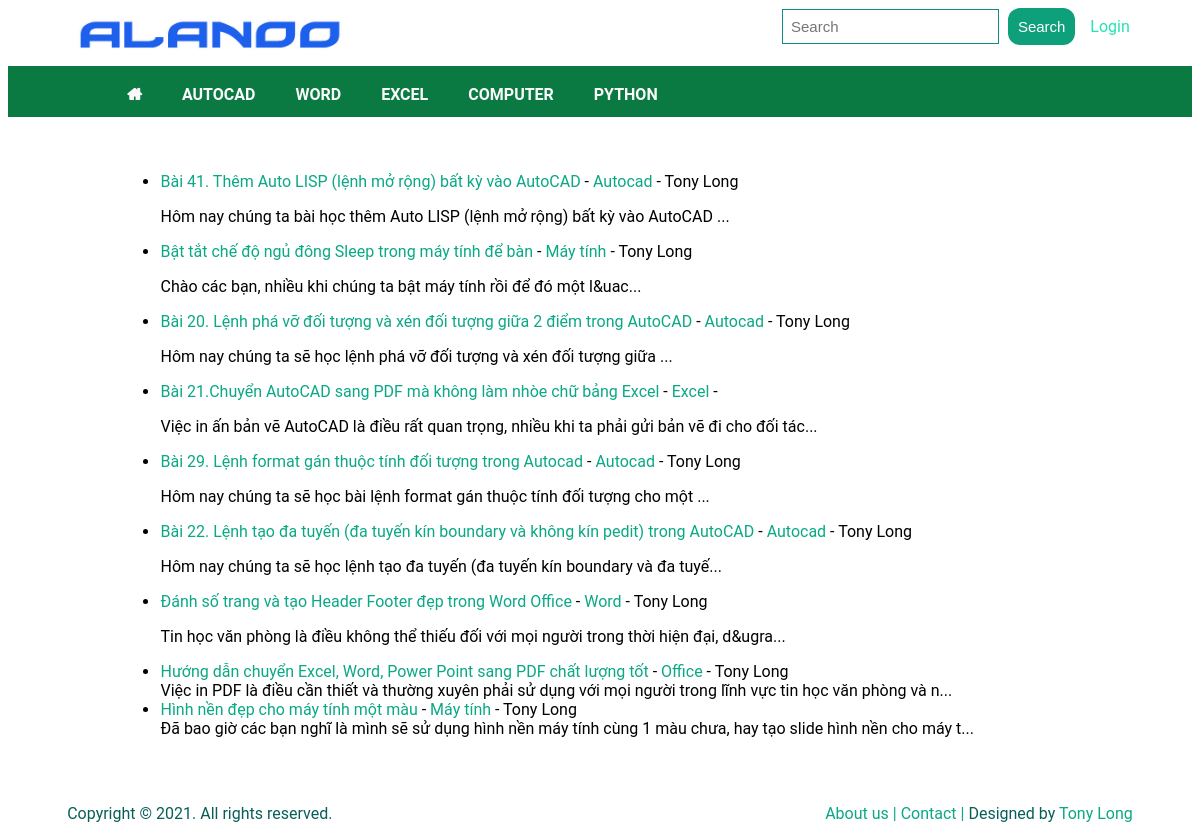
The page / on the database its author committed.
### myblog/models.py (models this page shows, shortened)
class Post(models.Model):
    title = models.CharField(max_length=255)
    header_image = models.ImageField(null=True, blank=True, upload_to='images/')
    title_tag = models.CharField(max_length=255)
    author = models.ForeignKey(User, on_delete=models.CASCADE)
    body = RichTextField(blank=True, null=True)
    post_date = models.DateField(auto_now_add=True)
    category = models.CharField(max_length=255, default='coding')
    snippet = models.CharField(max_length=255, default='Click link above to read blog post...')
    likes = models.ManyToManyField(User, related_name='blog_posts')

### myblog/views.py (the view, shortened to what this page needs)
# urls.py: path('', HomeView.as_view(), name='home'),
class HomeView(ListView):
    model = Post
    template_name = 'home.html'
    ordering = ['-post_date']

### templates/home.html (shortened to what this page needs)
{% extends 'base.html' %}
{% block content %}
<div class="container">
    <ul>
        {% for post in object_list %}
            <li>
                <a href="{% url 'article-detail' post.pk %}">{{ post.title }}</a>
                - <a href="{% url 'category' post.category|slugify %}">{{ post.category }}</a>
                - {{ post.author.last_name }} {{ post.author.first_name }}
                <br>
                {{ post.body|slice:':110'|safe }}...
            </li>
        {% endfor %}
    </ul>
</div>
{% endblock %}

### templates/base.html (shortened to what this page needs)
{% load static %}
<!doctype html>
<html lang="en">
  <head>
    <link rel="stylesheet" href="https://cdnjs.cloudflare.com/ajax/libs/font-awesome/4.7.0/css/font-awesome.min.css">
    <link href="{% static 'css/style.css' %}" rel="stylesheet">
  </head>
  <body>
	  {% include 'header.html' %}
    {% include 'nav.html' %}
    <br> <br/>
    <div class="container">
      {% block content %}
      {% endblock %}
    </div>
	  {% include 'footer.html' %}
  </body>
</html>

### templates/header.html (shortened to what this page needs)
{% load static %}
<div class="header">
    <div class="container">
        <form class="main-header">
            <a class="img" href="{% url 'home' %}"> <img src="{% static 'images/ico/alanoo-home.png' %}" alt=""> </a>
            <div class="header-r">
                <input class="input-search" type="text" placeholder="Search" aria-label="Search">
                <button class="btn-search" type="submit">Search</button>
                {% if user.is_authenticated %}
                    <a class="nav-link" id='nav-right' href="{% url 'logout' %}"> Logout</a>
                {% else %}
                    <a class="nav-link" id='nav-right' href="{% url 'login' %}"> Login</a>
                {% endif %}
            </div>
        </form>
    </div>
</div>

### templates/nav.html (shortened to what this page needs)
<div class="navbar">
  <div class="container">
    <div class="main-nav">
      <ul>
        <li>
          <a class="fa fa-home" aria-hidden="true" href="{% url 'home' %}"></a>
        </li>
        <li>
          <a class="nav-items" href="#" id="nav-items">Autocad </a>
        </li>
        <li>
          <a class="nav-items" href="#" id="nav-items"> Word </a>
        </li>
        <li>
          <a class="nav-items" href="#" id="nav-items"> Excel </a>
        </li>
        <li>
          <a class="nav-items" href="#" id="nav-items"> Computer </a>
        </li>
        <li>
          <a class="nav-items" href="#" id="navbarDropdown">
            Python
          </a>
        </li>
      </ul>
    </div>
  </div>
</div>

### templates/footer.html
<footer class="footer">
    <div class="container">
        <div class="column-left">Copyright © 2021. All rights reserved.</div>
        <div class="column-right">
            <a target="_blank" href="{% url 'about' %}">About us |</a>
            <a target="_blank" href="{% url 'contact' %}">Contact |</a>
            Designed by <a target="_blank" href="https://www.facebook.com/TonyLongNB/">Tony Long</a>
        </div>
    </div>
</footer>

### static/css/style.css (style rules this page uses)
body { font-family: 'Roboto', sans-serif; position: relative; font-weight: 400; }
.container { width: auto; }
p, h1, h2, h3, h4, h5, h6 { text-align: justify; text-justify: inter-word; }
a { text-decoration: none; color: #0ba886; }
img { max-width:100%; }
@media (min-width: 1200px) { .container { padding-left: 5%; padding-right: 5%; } }
@media (min-width: 1200px) { .header img { width: 25%; height: auto; padding: 10px; } }
@media (min-width: 1200px) { .header input[type=text] { padding: 8px; border: 1px solid #108d87; margin-right: 5px; font-size: 15px; } }
@media (min-width: 1200px) { .btn-search { background-color: #0da07b; border: none; border-radius: 12px; color: white; padding: 10px 10px; text-align: center; text-decoration: none; display: inline-block; font-size: 15px; } }
@media (min-width: 1200px) { .header-r { display: inline; float: right; } }
@media (min-width: 1200px) { .header-r a { color: rgb(36, 226, 179); padding: 3px 3px 3px 3px; line-height: 2.2; text-decoration: none; } }
@media (min-width: 1200px) { .navbar { overflow: hidden; background-color: rgb(10, 122, 66); color: aliceblue; clear: both; position: relative; height: 45px; margin-top: 1px; margin-bottom: 1px; padding: 3px 3px 3px 0px; } }
@media (min-width: 1200px) { .main-nav ul { list-style-type: none; overflow: hidden; width: 100%; } }
@media (min-width: 1200px) { .main-nav li { float: left; } }
@media (min-width: 1200px) { .main-nav li a { display: inline; color: rgb(250, 250, 250); text-transform: uppercase; position: relative; font-weight: 700; padding: 10px 10px 10px 10px; margin: 10px 10px 10px 10px; text-align: center; } }
@media (min-width: 1200px) { .footer { color: rgb(8, 95, 88); clear: both; position: relative; height: auto; padding-top: 50px; margin-bottom: 0px; bottom: 0px; } }
@media (min-width: 1200px) { .footer .column-left { float: left; text-decoration: none; } }
@media (min-width: 1200px) { .footer .column-right { float: right; text-decoration: none; } }

### rows shown on the page
Post: title "Bài 41. Thêm Auto LISP (lệnh mở rộng) bất kỳ vào AutoCAD", category "Autocad", author.last_name "Tony", author.first_name "Long", body "Hôm nay chúng ta bài học thêm Auto LISP (lệnh mở rộng) bất kỳ vào AutoCAD"
Post: title "Bật tắt chế độ ngủ đông Sleep trong máy tính để bàn", category "Máy tính", author.last_name "Tony", author.first_name "Long", body "Chào các bạn, nhiều khi chúng ta bật máy tính rồi để đó một l&uac"
Post: title "Bài 20. Lệnh phá vỡ đối tượng và xén đối tượng giữa 2 điểm trong AutoCAD", category "Autocad", author.last_name "Tony", author.first_name "Long", body "Hôm nay chúng ta sẽ học lệnh phá vỡ đối tượng và xén đối tượng giữa"
Post: title "Bài 21.Chuyển AutoCAD sang PDF mà không làm nhòe chữ bảng Excel", category "Excel", body "Việc in ấn bản vẽ AutoCAD là điều rất quan trọng, nhiều khi ta phải gửi bản vẽ đi cho đối tác"
Post: title "Bài 29. Lệnh format gán thuộc tính đối tượng trong Autocad", category "Autocad", author.last_name "Tony", author.first_name "Long", body "Hôm nay chúng ta sẽ học bài lệnh format gán thuộc tính đối tượng cho một"
Post: title "Bài 22. Lệnh tạo đa tuyến (đa tuyến kín boundary và không kín pedit) trong AutoCAD", category "Autocad", author.last_name "Tony", author.first_name "Long", body "Hôm nay chúng ta sẽ học lệnh tạo đa tuyến (đa tuyến kín boundary và đa tuyế"
Post: title "Đánh số trang và tạo Header Footer đẹp trong Word Office", category "Word", author.last_name "Tony", author.first_name "Long", body "Tin học văn phòng là điều không thể thiếu đối với mọi người trong thời hiện đại, d&ugra"
Post: title "Hướng dẫn chuyển Excel, Word, Power Point sang PDF chất lượng tốt", category "Office", author.last_name "Tony", author.first_name "Long", body "Việc in PDF là điều cần thiết và thường xuyên phải sử dụng với mọi người trong lĩnh vực tin học văn phòng và n"
Post: title "Hình nền đẹp cho máy tính một màu", category "Máy tính", author.last_name "Tony", author.first_name "Long", body "Đã bao giờ các bạn nghĩ là mình sẽ sử dụng hình nền máy tính cùng 1 màu chưa, hay tạo slide hình nền cho máy t"
